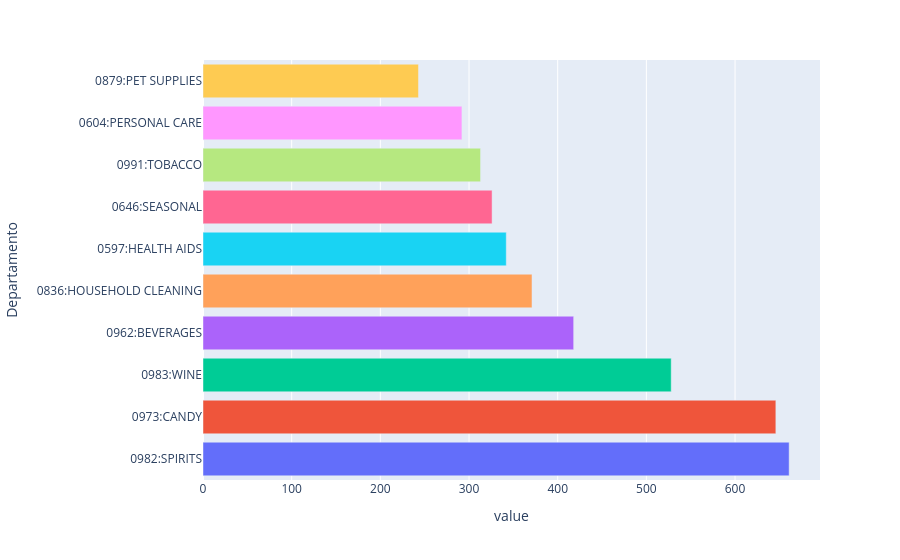

Write notebook code for a chart like this one.
### Code cell
soma_quantidade_por_departamento_top10 = df.groupby('Departamento')['Qtd_Vendida'].sum().sort_values(ascending=False).head(10)

fig_unidades_vendidas_top10 = px.bar(soma_quantidade_por_departamento_top10, color=soma_quantidade_por_departamento_top10.index, orientation='h')
fig_unidades_vendidas_top10.update_layout(showlegend=False)
fig_unidades_vendidas_top10.show()

### Figure 1 — Plotly figure (JSON) as saved in the notebook; plotly's stock layout.template omitted (floating-point values rounded to 4 significant figures)
{"data": [{"hovertemplate": "color=0982:SPIRITS<br>value=%{x}<br>Departamento=%{y}<extra></extra>", "legendgroup": "0982:SPIRITS", "marker": {"color": "#636efa", "pattern": {"shape": ""}}, "name": "0982:SPIRITS", "orientation": "h", "showlegend": true, "textposition": "auto", "type": "bar", "x": [661], "xaxis": "x", "y": ["0982:SPIRITS"], "yaxis": "y"}, {"hovertemplate": "color=0973:CANDY<br>value=%{x}<br>Departamento=%{y}<extra></extra>", "legendgroup": "0973:CANDY", "marker": {"color": "#EF553B", "pattern": {"shape": ""}}, "name": "0973:CANDY", "orientation": "h", "showlegend": true, "textposition": "auto", "type": "bar", "x": [646], "xaxis": "x", "y": ["0973:CANDY"], "yaxis": "y"}, {"hovertemplate": "color=0983:WINE<br>value=%{x}<br>Departamento=%{y}<extra></extra>", "legendgroup": "0983:WINE", "marker": {"color": "#00cc96", "pattern": {"shape": ""}}, "name": "0983:WINE", "orientation": "h", "showlegend": true, "textposition": "auto", "type": "bar", "x": [528], "xaxis": "x", "y": ["0983:WINE"], "yaxis": "y"}, {"hovertemplate": "color=0962:BEVERAGES<br>value=%{x}<br>Departamento=%{y}<extra></extra>", "legendgroup": "0962:BEVERAGES", "marker": {"color": "#ab63fa", "pattern": {"shape": ""}}, "name": "0962:BEVERAGES", "orientation": "h", "showlegend": true, "textposition": "auto", "type": "bar", "x": [418], "xaxis": "x", "y": ["0962:BEVERAGES"], "yaxis": "y"}, {"hovertemplate": "color=0836:HOUSEHOLD CLEANING<br>value=%{x}<br>Departamento=%{y}<extra></extra>", "legendgroup": "0836:HOUSEHOLD CLEANING", "marker": {"color": "#FFA15A", "pattern": {"shape": ""}}, "name": "0836:HOUSEHOLD CLEANING", "orientation": "h", "showlegend": true, "textposition": "auto", "type": "bar", "x": [371], "xaxis": "x", "y": ["0836:HOUSEHOLD CLEANING"], "yaxis": "y"}, {"hovertemplate": "color=0597:HEALTH AIDS<br>value=%{x}<br>Departamento=%{y}<extra></extra>", "legendgroup": "0597:HEALTH AIDS", "marker": {"color": "#19d3f3", "pattern": {"shape": ""}}, "name": "0597:HEALTH AIDS", "orientation": "h", "showlegend": true, "textposition": "auto", "type": "bar", "x": [342], "xaxis": "x", "y": ["0597:HEALTH AIDS"], "yaxis": "y"}, {"hovertemplate": "color=0646:SEASONAL<br>value=%{x}<br>Departamento=%{y}<extra></extra>", "legendgroup": "0646:SEASONAL", "marker": {"color": "#FF6692", "pattern": {"shape": ""}}, "name": "0646:SEASONAL", "orientation": "h", "showlegend": true, "textposition": "auto", "type": "bar", "x": [326], "xaxis": "x", "y": ["0646:SEASONAL"], "yaxis": "y"}, {"hovertemplate": "color=0991:TOBACCO<br>value=%{x}<br>Departamento=%{y}<extra></extra>", "legendgroup": "0991:TOBACCO", "marker": {"color": "#B6E880", "pattern": {"shape": ""}}, "name": "0991:TOBACCO", "orientation": "h", "showlegend": true, "textposition": "auto", "type": "bar", "x": [313], "xaxis": "x", "y": ["0991:TOBACCO"], "yaxis": "y"}, {"hovertemplate": "color=0604:PERSONAL CARE<br>value=%{x}<br>Departamento=%{y}<extra></extra>", "legendgroup": "0604:PERSONAL CARE", "marker": {"color": "#FF97FF", "pattern": {"shape": ""}}, "name": "0604:PERSONAL CARE", "orientation": "h", "showlegend": true, "textposition": "auto", "type": "bar", "x": [292], "xaxis": "x", "y": ["0604:PERSONAL CARE"], "yaxis": "y"}, {"hovertemplate": "color=0879:PET SUPPLIES<br>value=%{x}<br>Departamento=%{y}<extra></extra>", "legendgroup": "0879:PET SUPPLIES", "marker": {"color": "#FECB52", "pattern": {"shape": ""}}, "name": "0879:PET SUPPLIES", "orientation": "h", "showlegend": true, "textposition": "auto", "type": "bar", "x": [243], "xaxis": "x", "y": ["0879:PET SUPPLIES"], "yaxis": "y"}], "layout": {"barmode": "relative", "legend": {"title": {"text": "color"}, "tracegroupgap": 0}, "margin": {"t": 60}, "showlegend": false, "xaxis": {"anchor": "y", "domain": [0, 1], "title": {"text": "value"}}, "yaxis": {"anchor": "x", "domain": [0, 1], "title": {"text": "Departamento"}}}}
